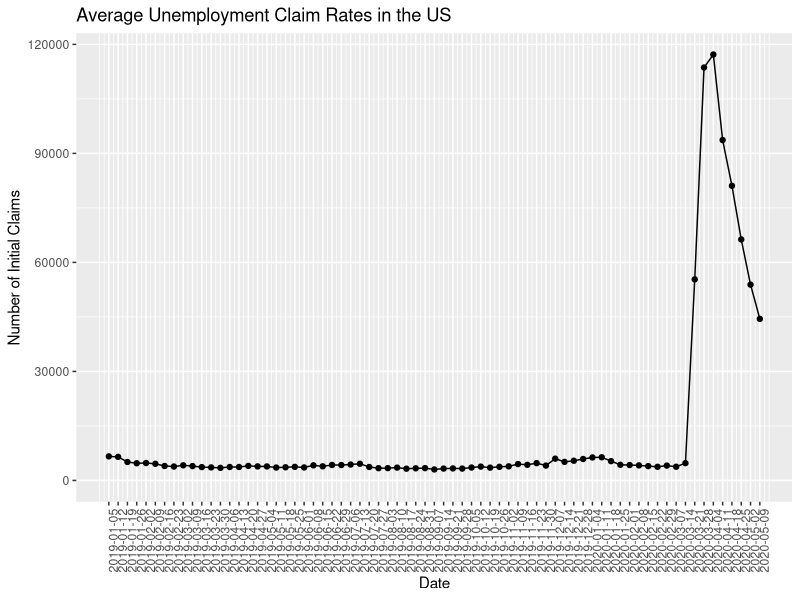
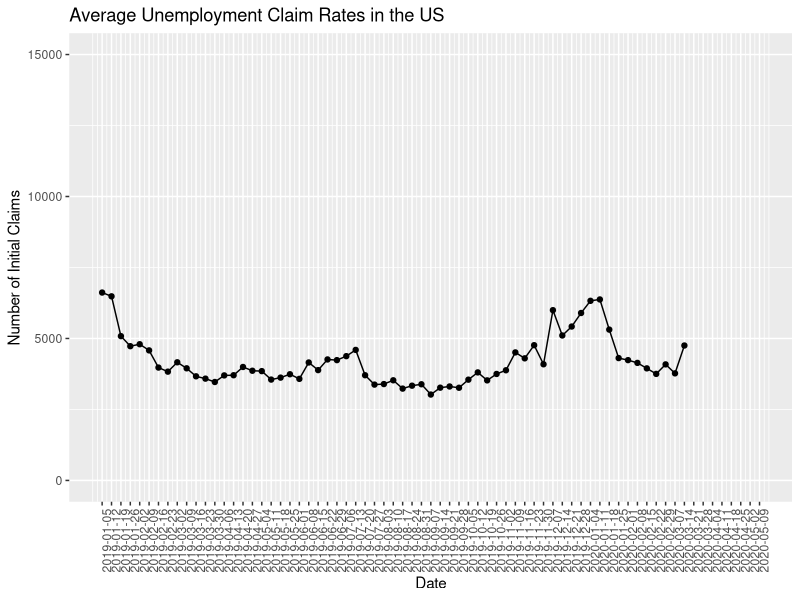

These figures' R source, in order:
# Midpoint Deliverable: Line Chart

library("dplyr")
library("tidyr")
library("ggplot2")

load_data <- read.csv("national_report.csv", stringsAsFactors = FALSE)
# This script helps find the average initial claims in the US
is.data.frame(load_data)

# removed commas in initial_claims
load_data$Initial_Claims <- as.numeric(gsub(",", "", load_data$Initial_Claims)) 

#changed date into .date format for chronological purposes
load_data$Filed_week_ended <- as.Date(load_data$Filed_week_ended, format = "%m/%d/%y")

# 50 states were grouped by the date, then took the average of the initial claims and assigned new column for average initial claims
first <- load_data %>% 
  group_by( Filed_week_ended) %>% 
  summarize(average_initial_claims = round(mean(Initial_Claims, 0))
)

# average initial claims throughout the months
months <- mean(first$average_initial_claims, na.rm = TRUE)
print(months)

# What is the highest average initial claim throuhgout the months?
# Found highest average
highest_average <- max(first$average_initial_claims, na.rm = TRUE)

# Found the date it happened
date_of_highest_average <- filter(first, average_initial_claims == highest_average) %>% 
  select(Filed_week_ended)


# Claims from January 5, 2019 to May 9, 2020 (Including Pandemic)
ggplot(data = first, aes(x=Filed_week_ended, y = average_initial_claims, group=1)) +
   geom_line()+
   geom_point()+
   scale_x_date(breaks = first$Filed_week_ended) +  #code found https://stackoverflow.com/questions/51604367/show-all-date-values-on-ggplot-x-axis-r
                                                    # shows all dates in the x axis

  ylim(0, max(first$average_initial_claims) + 500) +
  theme(axis.text.x = element_text(angle = 90, hjust = 1)) + # made the data label vertical (hence the 90 degree angle)
                                                             # code found: https://gist.github.com/benmarwick/8b95b8fb226986bd86a47ad92e0017f2
  ggtitle("Average Unemployment Claim Rates in the US ") +
  xlab("Date") +
  ylab("Number of Initial Claims")
  
# Pre-pandemic: huge increase removed (>15000 claims)
ggplot(data = first, aes(x=Filed_week_ended, y = average_initial_claims, group=1)) +
  geom_line()+
  geom_point()+
  scale_x_date(breaks = first$Filed_week_ended) +
  
  #set limit here to not include the quick high peak due to pandemic
  ylim(0, 15000) +
  theme(axis.text.x = element_text(angle = 90, hjust = 1)) +
  
  ggtitle("Average Unemployment Claim Rates in the US ") +
  xlab("Date") +
  ylab("Number of Initial Claims")

